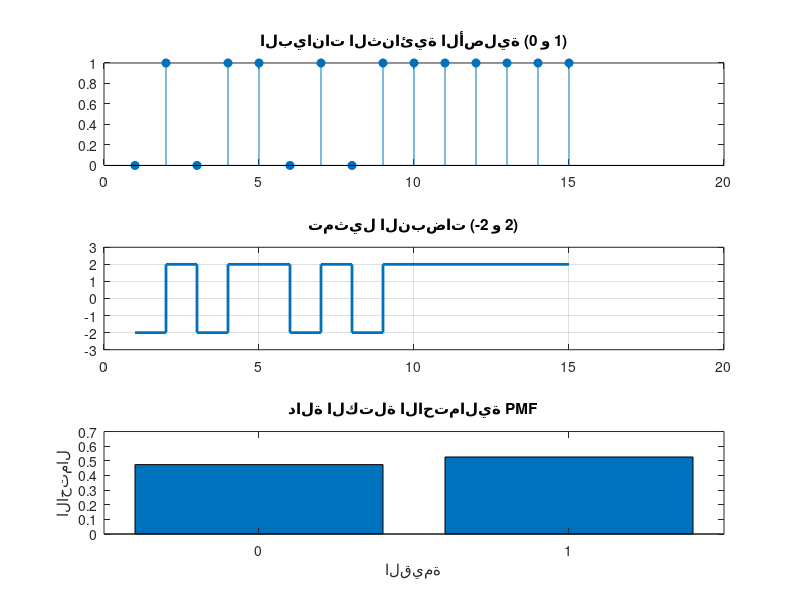

The MATLAB script that drew this image:
%{


n=15;%عدد الرميات
x=randi([0 1],1,1000);%متغير عشوائي 
signal=zeros(1,10);
for i=1:n
    if x(i)==1;
        signal(i)=2;
    else
        signal(i)=-2;
    end
    %حساب الاحتمال 
    pmf(i)=sum(x==i)/n;
end 

% رسم النتائج الأصلية والنبضات
subplot(3,1,1);
stem(X, 'filled'); 
title('نتائج النرد الأصلية');

subplot(3,1,2);
stairs(pulses, 'LineWidth', 2); 
title('تمثيل النبضات (-2 و 2)');
ylim([-3 3]); 
grid on;
subplot(3,1,3);
bar(1:n,pmf);
%}
clc,clear all; clf
n = 15; % عدد الرميات التي سنعالجها ونرسمها
x = randi([0 1], 1, 1000); % توليد 1000 رمية عشوائية (0 أو 1)

signal = zeros(1, n); % تأكد أن حجم المصفوفة يساوي n
pmf = zeros(1, 2);    % سنحسب الاحتمال لـ قيمتين فقط (0 و 1)

for i = 1:n
    if x(i) == 1
        signal(i) = 2;
    else
        signal(i) = -2;
    end
end

% حساب الاحتمال بشكل صحيح خارج حلقة الإشارة
% الاحتمال لـ 0 ثم لـ 1
pmf(1) = sum(x == 0) / length(x); 
pmf(2) = sum(x == 1) / length(x);

% --- الرسم البياني ---

subplot(3,1,1);
stem(x(1:n), 'filled'); % رسم أول n رمية فقط لتناسب الرسم
title('البيانات الثنائية الأصلية (0 و 1)');

subplot(3,1,2);
stairs(signal, 'LineWidth', 2); 
title('تمثيل النبضات (-2 و 2)');
ylim([-3 3]); 
grid on;

subplot(3,1,3);
bar([0 1], pmf); % رسم احتمال الـ 0 والـ 1
title('دالة الكتلة الاحتمالية PMF');
xlabel('القيمة');
ylabel('الاحتمال');
